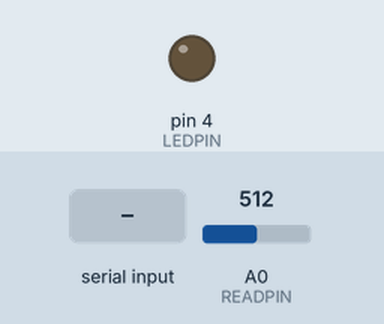
Simulated run of this sketch. Board: Arduino Uno, built with avr-gcc and run on an emulated ATmega328P. Shown: output pins drawn as LEDs (lit = HIGH). The test bench sets the inputs (shaded band); at power-on: A0 (READPIN) = 512.

Above: at 2.8 s.
2.9 s: "1" received over the second serial link
At 3.5 s:
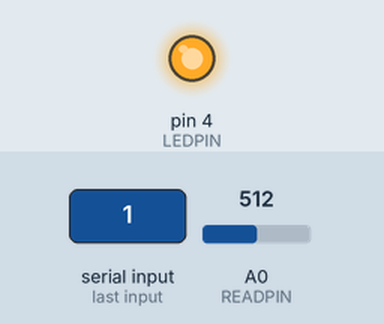
4.5 s: "2" received over the second serial link
At 5.6 s:
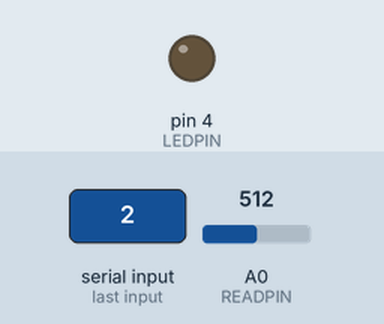
Timing chart, 0 to 7.5 s (numbered marks = the images above; inputs shaded):
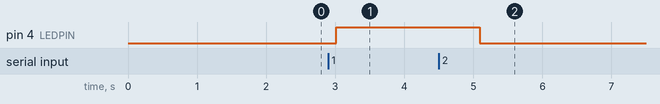

Measured:
- after the input at 2.9 s, pin 4 (LEDPIN): LOW → HIGH after 0.12 s
- after the input at 4.5 s, pin 4 (LEDPIN): HIGH → LOW after 0.60 s

The sketch:

HC-06_example.ino
```cpp
/* HC-06_example.ino Example Bluetooth Communications Sketch
Author: D. Dubins
Date: 29-Nov-21

Connections:
------------
HC-06 Bluetooth Module to Arduino Uno:
EN: NC (not connected)
VCC -- +5V
GND -- GND
TXD -- Pin 2 (RX)
GND -- 2K -- RXD -- 1K -- Pin 3 (TX)
STATE: NC
(Uno Pin 3 is level shifted to 3.3V)

Uno Connections:
Pin 4 -- led -- 220R -- GND
*/

#include <SoftwareSerial.h>
SoftwareSerial SerialBT (2,3); //RX, TX
#define LEDPIN 4 // for external LED
#define READPIN A0 // for analog reading

void setup(){
  SerialBT.begin(9600); // start Serial Bluetooth
  pinMode(LEDPIN,OUTPUT);
}

void loop(){
  if(SerialBT.available()){
    char choice=SerialBT.read();
    respondTo(choice);  // respond to user input
  }
  delay(1000);   // delay between readings
  int reading=analogRead(READPIN); // take a reading
  SerialBT.println(reading); // report to Bluetooth
}

void respondTo(char c){
  switch(c){
    case '1':   // turn LED on
      digitalWrite(LEDPIN,HIGH);
      SerialBT.println("Turned LED on.");
      break;
    case '2':   // turn LED off
      digitalWrite(LEDPIN,LOW);
      SerialBT.println("Turned LED off.");
      break;
    case 't':   // flash LED
      SerialBT.print("On time: ");
      SerialBT.print(millis()/1000);
      SerialBT.println(" s");
      break;
    default:
      SerialBT.println("ERR");
  }
  // now print menu:
  SerialBT.println("1: turn on LED");
  SerialBT.println("2: turn off LED");
  SerialBT.println("t: time on (s)");
}
```
